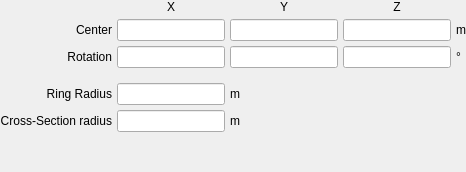
         <widget class="QWidget" name="torus">
          <layout class="QGridLayout" name="gridLayout_8">
           <property name="leftMargin">
            <number>0</number>
           </property>
           <property name="topMargin">
            <number>0</number>
           </property>
           <property name="rightMargin">
            <number>0</number>
           </property>
           <property name="bottomMargin">
            <number>0</number>
           </property>
           <property name="spacing">
            <number>5</number>
           </property>
           <item row="1" column="2">
            <widget class="LineEdit" name="lineedit_torus_translationy"/>
           </item>
           <item row="1" column="0">
            <widget class="QLabel" name="label_66">
             <property name="text">
              <string>Center</string>
             </property>
             <property name="alignment">
              <set>Qt::AlignRight|Qt::AlignTrailing|Qt::AlignVCenter</set>
             </property>
            </widget>
           </item>
           <item row="6" column="0">
            <spacer name="verticalSpacer_11">
             <property name="orientation">
              <enum>Qt::Vertical</enum>
             </property>
             <property name="sizeHint" stdset="0">
              <size>
               <width>20</width>
               <height>40</height>
              </size>
             </property>
            </spacer>
           </item>
           <item row="4" column="0">
            <widget class="QLabel" name="label_65">
             <property name="text">
              <string>Ring Radius</string>
             </property>
             <property name="alignment">
              <set>Qt::AlignRight|Qt::AlignTrailing|Qt::AlignVCenter</set>
             </property>
            </widget>
           </item>
           <item row="2" column="0">
            <widget class="QLabel" name="label_67">
             <property name="text">
              <string>Rotation</string>
             </property>
             <property name="alignment">
              <set>Qt::AlignRight|Qt::AlignTrailing|Qt::AlignVCenter</set>
             </property>
            </widget>
           </item>
           <item row="5" column="0">
            <widget class="QLabel" name="label_68">
             <property name="text">
              <string>Cross-Section radius</string>
             </property>
             <property name="alignment">
              <set>Qt::AlignRight|Qt::AlignTrailing|Qt::AlignVCenter</set>
             </property>
            </widget>
           </item>
           <item row="1" column="3">
            <widget class="LineEdit" name="lineedit_torus_translationz"/>
           </item>
           <item row="2" column="1">
            <widget class="LineEdit" name="lineedit_torus_rotationx"/>
           </item>
           <item row="2" column="3">
            <widget class="LineEdit" name="lineedit_torus_rotationz"/>
           </item>
           <item row="2" column="2">
            <widget class="LineEdit" name="lineedit_torus_rotationy"/>
           </item>
           <item row="1" column="1">
            <widget class="LineEdit" name="lineedit_torus_translationx"/>
           </item>
           <item row="1" column="4">
            <widget class="QLabel" name="label_229">
             <property name="text">
              <string>m</string>
             </property>
            </widget>
           </item>
           <item row="5" column="1">
            <widget class="LineEdit" name="lineedit_torus_crosssectionradius"/>
           </item>
           <item row="3" column="1">
            <spacer name="verticalSpacer_46">
             <property name="orientation">
              <enum>Qt::Vertical</enum>
             </property>
             <property name="sizeType">
              <enum>QSizePolicy::Maximum</enum>
             </property>
             <property name="sizeHint" stdset="0">
              <size>
               <width>20</width>
               <height>10</height>
              </size>
             </property>
            </spacer>
           </item>
           <item row="4" column="1">
            <widget class="LineEdit" name="lineedit_torus_ringradius"/>
           </item>
           <item row="4" column="2">
            <widget class="QLabel" name="label_227">
             <property name="text">
              <string>m</string>
             </property>
            </widget>
           </item>
           <item row="5" column="2">
            <widget class="QLabel" name="label_228">
             <property name="text">
              <string>m</string>
             </property>
            </widget>
           </item>
           <item row="2" column="4">
            <widget class="QLabel" name="label_230">
             <property name="text">
              <string>°</string>
             </property>
            </widget>
           </item>
           <item row="0" column="1">
            <widget class="QLabel" name="label_231">
             <property name="text">
              <string>X</string>
             </property>
             <property name="alignment">
              <set>Qt::AlignCenter</set>
             </property>
            </widget>
           </item>
           <item row="0" column="2">
            <widget class="QLabel" name="label_232">
             <property name="text">
              <string>Y</string>
             </property>
             <property name="alignment">
              <set>Qt::AlignCenter</set>
             </property>
            </widget>
           </item>
           <item row="0" column="3">
            <widget class="QLabel" name="label_233">
             <property name="text">
              <string>Z</string>
             </property>
             <property name="alignment">
              <set>Qt::AlignCenter</set>
             </property>
            </widget>
           </item>
          </layout>
         </widget>
